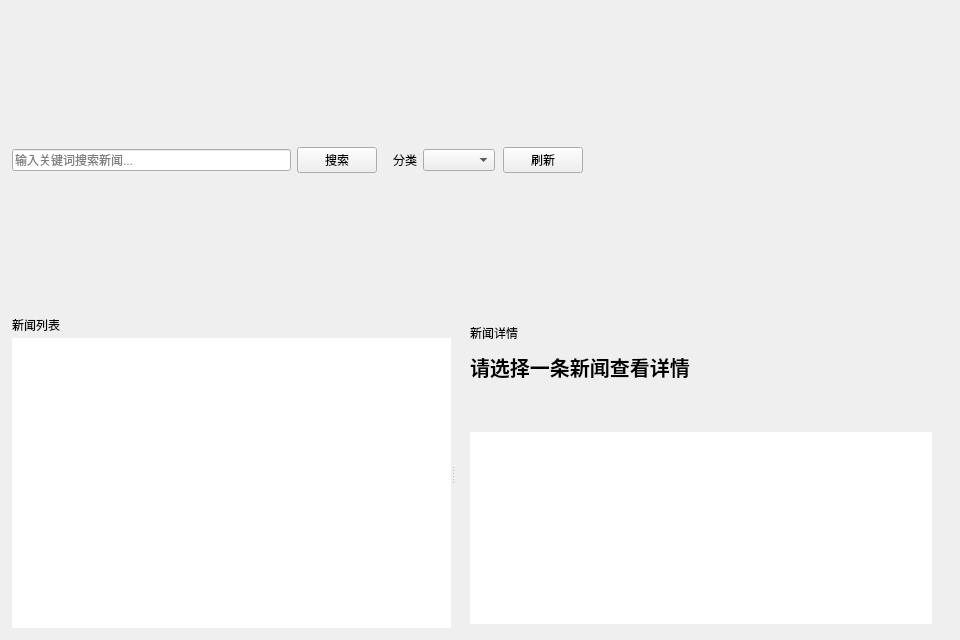
<?xml version="1.0" encoding="UTF-8"?>
<ui version="4.0">
 <class>NewsWidget</class>
 <widget class="QWidget" name="NewsWidget">
  <property name="geometry">
   <rect>
    <x>0</x>
    <y>0</y>
    <width>960</width>
    <height>640</height>
   </rect>
  </property>
  <layout class="QVBoxLayout" name="verticalLayout">
   <property name="spacing">
    <number>8</number>
   </property>
   <property name="leftMargin">
    <number>12</number>
   </property>
   <property name="topMargin">
    <number>12</number>
   </property>
   <property name="rightMargin">
    <number>12</number>
   </property>
   <property name="bottomMargin">
    <number>8</number>
   </property>
   <!-- ── 顶部控制栏 ── -->
   <item>
    <widget class="QWidget" name="controlBar">
     <property name="minimumHeight">
      <number>44</number>
     </property>
     <property name="maximumHeight">
      <number>48</number>
     </property>
     <layout class="QHBoxLayout" name="controlBarLayout">
      <property name="spacing">
       <number>8</number>
      </property>
      <property name="leftMargin">
       <number>0</number>
      </property>
      <property name="topMargin">
       <number>0</number>
      </property>
      <property name="rightMargin">
       <number>0</number>
      </property>
      <property name="bottomMargin">
       <number>0</number>
      </property>
      <!-- 搜索区域 -->
      <item>
       <widget class="QWidget" name="searchGroup">
        <layout class="QHBoxLayout" name="searchGroupLayout">
         <property name="spacing">
          <number>6</number>
         </property>
         <property name="leftMargin">
          <number>0</number>
         </property>
         <property name="topMargin">
          <number>0</number>
         </property>
         <property name="rightMargin">
          <number>0</number>
         </property>
         <property name="bottomMargin">
          <number>0</number>
         </property>
         <item>
          <widget class="QLineEdit" name="searchEdit">
           <property name="placeholderText">
            <string>输入关键词搜索新闻...</string>
           </property>
           <property name="minimumWidth">
            <number>200</number>
           </property>
           <property name="clearButtonEnabled">
            <bool>true</bool>
           </property>
          </widget>
         </item>
         <item>
          <widget class="QPushButton" name="searchBtn">
           <property name="text">
            <string>搜索</string>
           </property>
          </widget>
         </item>
        </layout>
       </widget>
      </item>
      <!-- 竖线分隔 -->
      <item>
       <widget class="QWidget" name="divider1">
        <property name="minimumWidth">
         <number>1</number>
        </property>
        <property name="maximumWidth">
         <number>1</number>
        </property>
        <property name="minimumHeight">
         <number>24</number>
        </property>
       </widget>
      </item>
      <!-- 分类区域 -->
      <item>
       <widget class="QWidget" name="categoryGroup">
        <layout class="QHBoxLayout" name="categoryGroupLayout">
         <property name="spacing">
          <number>6</number>
         </property>
         <property name="leftMargin">
          <number>0</number>
         </property>
         <property name="topMargin">
          <number>0</number>
         </property>
         <property name="rightMargin">
          <number>0</number>
         </property>
         <property name="bottomMargin">
          <number>0</number>
         </property>
         <item>
          <widget class="QLabel" name="labelCategory">
           <property name="text">
            <string>分类</string>
           </property>
          </widget>
         </item>
         <item>
          <widget class="QComboBox" name="categoryCombo">
           <property name="minimumWidth">
            <number>90</number>
           </property>
          </widget>
         </item>
        </layout>
       </widget>
      </item>
      <item>
       <widget class="QPushButton" name="refreshBtn">
        <property name="text">
         <string>刷新</string>
        </property>
       </widget>
      </item>
      <item>
       <spacer name="horizontalSpacer">
        <property name="orientation">
         <enum>Qt::Horizontal</enum>
        </property>
        <property name="sizeHint" stdset="0">
         <size>
          <width>40</width>
          <height>20</height>
         </size>
        </property>
       </spacer>
      </item>
     </layout>
    </widget>
   </item>
   <!-- ── 主体分栏区域 ── -->
   <item>
    <widget class="QSplitter" name="splitter">
     <property name="orientation">
      <enum>Qt::Horizontal</enum>
     </property>
     <property name="handleWidth">
      <number>3</number>
     </property>
     <!-- 左侧：新闻列表 -->
     <widget class="QWidget" name="listPanel">
      <layout class="QVBoxLayout" name="listPanelLayout">
       <property name="spacing">
        <number>4</number>
       </property>
       <property name="leftMargin">
        <number>0</number>
       </property>
       <property name="topMargin">
        <number>0</number>
       </property>
       <property name="rightMargin">
        <number>0</number>
       </property>
       <property name="bottomMargin">
        <number>0</number>
       </property>
       <item>
        <widget class="QLabel" name="listHeader">
         <property name="text">
          <string>新闻列表</string>
         </property>
        </widget>
       </item>
       <item>
        <widget class="QListWidget" name="newsListWidget">
         <property name="frameShape">
          <enum>QFrame::NoFrame</enum>
         </property>
        </widget>
       </item>
       <!-- 分页控件的父容器 -->
       <item>
        <widget class="QWidget" name="paginationBar">
         <property name="minimumHeight">
          <number>36</number>
         </property>
         <property name="maximumHeight">
          <number>36</number>
         </property>
         <layout class="QHBoxLayout" name="paginationBarLayout">
          <property name="spacing">
           <number>8</number>
          </property>
          <property name="leftMargin">
           <number>0</number>
          </property>
          <property name="topMargin">
           <number>0</number>
          </property>
          <property name="rightMargin">
           <number>0</number>
          </property>
          <property name="bottomMargin">
           <number>0</number>
          </property>
         </layout>
        </widget>
       </item>
      </layout>
     </widget>
     <!-- 右侧：新闻详情 -->
     <widget class="QWidget" name="detailPanel">
      <layout class="QVBoxLayout" name="detailPanelLayout">
       <property name="spacing">
        <number>10</number>
       </property>
       <property name="leftMargin">
        <number>16</number>
       </property>
       <property name="topMargin">
        <number>8</number>
       </property>
       <property name="rightMargin">
        <number>16</number>
       </property>
       <property name="bottomMargin">
        <number>8</number>
       </property>
       <item>
        <widget class="QLabel" name="detailHeader">
         <property name="text">
          <string>新闻详情</string>
         </property>
        </widget>
       </item>
       <item>
        <widget class="QLabel" name="titleLabel">
         <property name="font">
          <font>
           <pointsize>15</pointsize>
           <bold>true</bold>
          </font>
         </property>
         <property name="text">
          <string>请选择一条新闻查看详情</string>
         </property>
         <property name="wordWrap">
          <bool>true</bool>
         </property>
        </widget>
       </item>
       <item>
        <widget class="QWidget" name="metaBar">
         <layout class="QHBoxLayout" name="metaBarLayout">
          <property name="spacing">
           <number>16</number>
          </property>
          <property name="leftMargin">
           <number>0</number>
          </property>
          <property name="topMargin">
           <number>0</number>
          </property>
          <property name="rightMargin">
           <number>0</number>
          </property>
          <property name="bottomMargin">
           <number>0</number>
          </property>
          <item>
           <widget class="QLabel" name="sourceLabel">
            <property name="text">
             <string/>
            </property>
           </widget>
          </item>
          <item>
           <widget class="QLabel" name="timeLabel">
            <property name="text">
             <string/>
            </property>
           </widget>
          </item>
          <item>
           <spacer name="metaBarSpacer">
            <property name="orientation">
             <enum>Qt::Horizontal</enum>
            </property>
            <property name="sizeHint" stdset="0">
             <size>
              <width>40</width>
              <height>20</height>
             </size>
            </property>
           </spacer>
          </item>
         </layout>
        </widget>
       </item>
       <!-- 分隔线 -->
       <item>
        <widget class="QWidget" name="detailSeparator">
         <property name="minimumHeight">
          <number>1</number>
         </property>
         <property name="maximumHeight">
          <number>1</number>
         </property>
        </widget>
       </item>
       <item>
        <widget class="QTextEdit" name="detailTextEdit">
         <property name="readOnly">
          <bool>true</bool>
         </property>
         <property name="frameShape">
          <enum>QFrame::NoFrame</enum>
         </property>
        </widget>
       </item>
      </layout>
     </widget>
    </widget>
   </item>
  </layout>
 </widget>
 <resources/>
 <connections/>
</ui>
